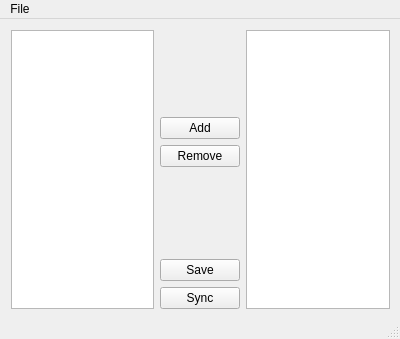
<?xml version="1.0" encoding="UTF-8"?>
<ui version="4.0">
 <class>MainWindow</class>
 <widget class="QMainWindow" name="MainWindow">
  <property name="geometry">
   <rect>
    <x>0</x>
    <y>0</y>
    <width>400</width>
    <height>339</height>
   </rect>
  </property>
  <property name="windowTitle">
   <string>MainWindow</string>
  </property>
  <widget class="QWidget" name="centralWidget">
   <widget class="QWidget" name="horizontalLayoutWidget">
    <property name="geometry">
     <rect>
      <x>0</x>
      <y>0</y>
      <width>401</width>
      <height>301</height>
     </rect>
    </property>
    <layout class="QHBoxLayout" name="mainLayout">
     <item>
      <widget class="QTreeView" name="fileSystemView"/>
     </item>
     <item>
      <layout class="QVBoxLayout" name="verticalLayout">
       <item>
        <spacer name="verticalSpacer">
         <property name="orientation">
          <enum>Qt::Vertical</enum>
         </property>
         <property name="sizeHint" stdset="0">
          <size>
           <width>20</width>
           <height>40</height>
          </size>
         </property>
        </spacer>
       </item>
       <item>
        <widget class="QPushButton" name="addButton">
         <property name="text">
          <string>Add</string>
         </property>
        </widget>
       </item>
       <item>
        <widget class="QPushButton" name="removeButton">
         <property name="text">
          <string>Remove</string>
         </property>
        </widget>
       </item>
       <item>
        <spacer name="verticalSpacer_2">
         <property name="orientation">
          <enum>Qt::Vertical</enum>
         </property>
         <property name="sizeHint" stdset="0">
          <size>
           <width>20</width>
           <height>40</height>
          </size>
         </property>
        </spacer>
       </item>
       <item>
        <widget class="QPushButton" name="saveButton">
         <property name="text">
          <string>Save</string>
         </property>
        </widget>
       </item>
       <item>
        <widget class="QPushButton" name="syncButton">
         <property name="text">
          <string>Sync</string>
         </property>
        </widget>
       </item>
      </layout>
     </item>
     <item>
      <widget class="QListWidget" name="playlistWidget"/>
     </item>
    </layout>
   </widget>
  </widget>
  <widget class="QMenuBar" name="menuBar">
   <property name="geometry">
    <rect>
     <x>0</x>
     <y>0</y>
     <width>400</width>
     <height>19</height>
    </rect>
   </property>
   <widget class="QMenu" name="menuFile">
    <property name="title">
     <string>File</string>
    </property>
    <addaction name="actionOpen_Playlist"/>
    <addaction name="actionOpen_Directory"/>
    <addaction name="actionExit"/>
   </widget>
   <addaction name="menuFile"/>
  </widget>
  <widget class="QStatusBar" name="statusBar"/>
  <action name="actionOpen_Directory">
   <property name="text">
    <string>Open Directory</string>
   </property>
   <property name="shortcut">
    <string>Ctrl+O</string>
   </property>
  </action>
  <action name="actionExit">
   <property name="text">
    <string>Exit</string>
   </property>
   <property name="toolTip">
    <string>Exit Application</string>
   </property>
   <property name="shortcut">
    <string>Ctrl+Q</string>
   </property>
  </action>
  <action name="actionOpen_Playlist">
   <property name="text">
    <string>Open Playlist</string>
   </property>
  </action>
 </widget>
 <layoutdefault spacing="6" margin="11"/>
 <resources/>
 <connections/>
</ui>
